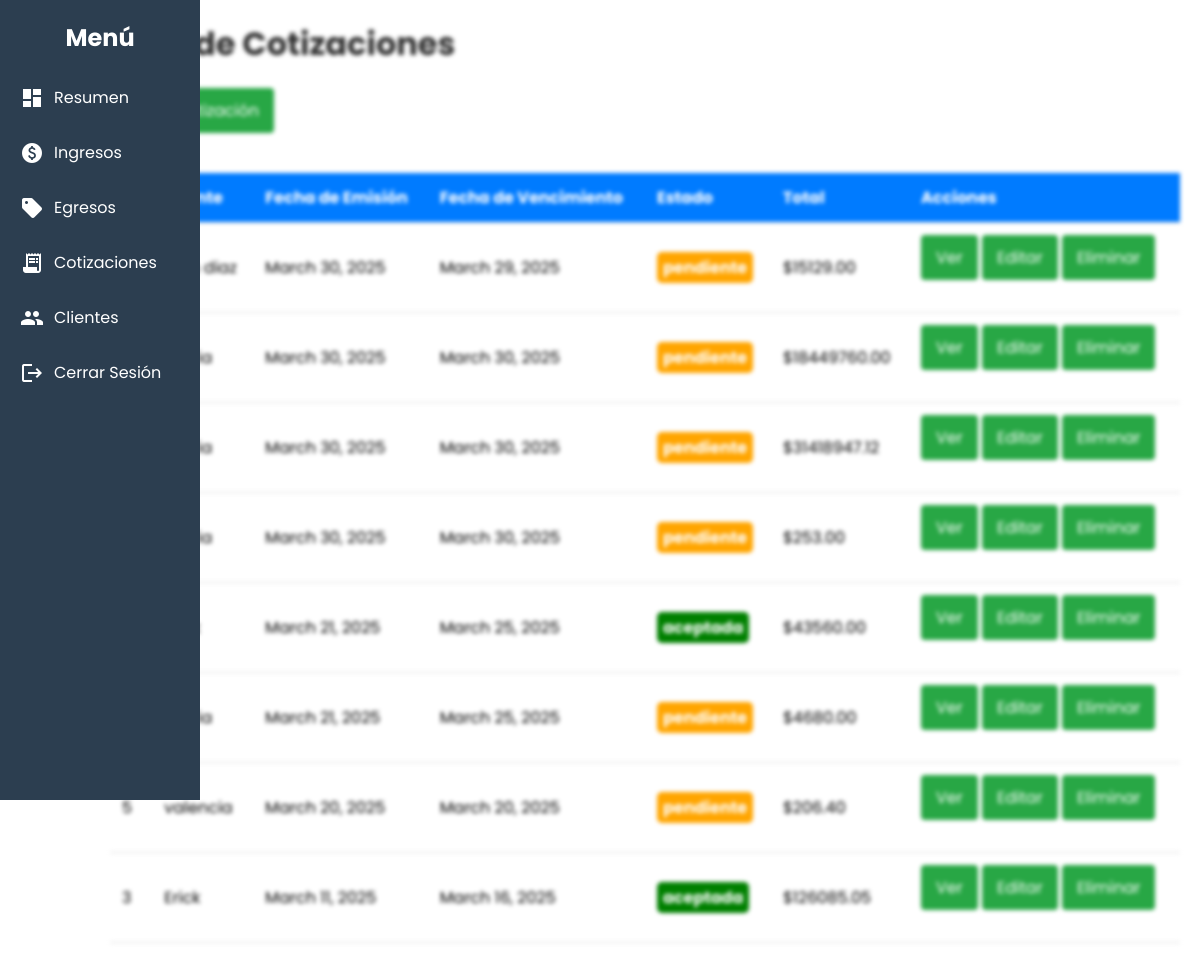
Screenshot of /cotizaciones/ (signed in) with the database file from the repository.
### cotizaciones/models.py (models this page shows, shortened)
class Cotizacion(models.Model):
    ESTADO_CHOICES = [
        ('pendiente', 'Pendiente'),
        ('aceptada', 'Aceptada'),
        ('rechazada', 'Rechazada'),
    ]
    usuario = models.ForeignKey(User, on_delete=models.CASCADE)
    cliente = models.ForeignKey(Cliente, on_delete=models.CASCADE)
    fecha_emision = models.DateField(auto_now_add=True)  # Fecha de emisión
    fecha_vencimiento = models.DateField(default=timezone.now)  # Fecha de vencimiento
    condiciones_pago = models.CharField(max_length=255, blank=True, null=True)  # Condiciones de pago
    estado = models.CharField(max_length=10, choices=ESTADO_CHOICES, default='pendiente')
    subtotal = models.DecimalField(max_digits=10, decimal_places=2, default=0)  # Subtotal
    impuestos = models.DecimalField(max_digits=10, decimal_places=2, default=0)  # Impuestos
    descuentos = models.DecimalField(max_digits=10, decimal_places=2, default=0)  # Descuentos
    total = models.DecimalField(max_digits=10, decimal_places=2, default=0)  # Total
    condiciones_adicionales = models.TextField(blank=True, null=True)  # Condiciones adicionales
    porcentaje_impuestos = models.DecimalField(max_digits=5, decimal_places=2, default=0)  # Porcentaje de impuestos
    porcentaje_descuentos = models.DecimalField(max_digits=5, decimal_places=2, default=0)  # Porcentaje de descuentos

class Cliente(models.Model):
    usuario = models.ForeignKey(User, on_delete=models.CASCADE, null=True, blank=True)
    nombre = models.CharField(max_length=255)
    direccion = models.TextField(blank=True, null=True)  # Nueva dirección del cliente
    telefono = models.CharField(max_length=15, blank=True, null=True)
    email = models.EmailField(unique=True)

### cotizaciones/views.py (the view)
# urls.py: path('', lista_cotizaciones, name='lista_cotizaciones'),
@login_required
def lista_cotizaciones(request):
    cotizaciones = Cotizacion.objects.filter(usuario=request.user).order_by('-fecha_emision')
    return render(request, 'cotizaciones/lista_cotizaciones.html', {'cotizaciones': cotizaciones})

### cotizaciones/templates/cotizaciones/lista_cotizaciones.html (shortened to what this page needs)
{% extends 'finanzas/menu.html' %}
{% block content %}
<h1>Lista de Cotizaciones</h1>
<a href="{% url 'crear_cotizacion' %}" class="btn">Crear Cotización</a>
<table>
    <tr>
        <th>ID</th>
        <th>Cliente</th>
        <th>Fecha de Emisión</th>
        <th>Fecha de Vencimiento</th>
        <th>Estado</th>
        <th>Total</th>
        <th>Acciones</th>
    </tr>
    {% for cotizacion in cotizaciones %}
    <tr>
        <td>{{ cotizacion.id }}</td>
        <td>{{ cotizacion.cliente.nombre }}</td>
        <td>{{ cotizacion.fecha_emision }}</td>
        <td>{{ cotizacion.fecha_vencimiento }}</td>
        <td>
            <span class="{% if cotizacion.estado == 'pendiente' %}pendiente{% elif cotizacion.estado == 'aceptada' %}aceptado{% else %}rechazado{% endif %}">
                {{ cotizacion.estado }}
            </span>
        </td>
        <td>${{ cotizacion.total }}</td>
        <td>
            <a href="{% url 'detalle_cotizacion' cotizacion.id %}" class="btn">Ver</a>
            <a href="{% url 'editar_cotizacion' cotizacion.id %}" class="btn">Editar</a>
            <a href="{% url 'eliminar_cotizacion' cotizacion.id %}" class="btn">Eliminar</a>
        </td>
    </tr>
    {% endfor %}
</table>
{% endblock %}

### usuarios/static/css/menu.css (style rules this page uses)
* { margin: 0px; padding: 0px; box-sizing: border-box; }
:root { --border_btns: 8px; }
body { font-family: "Poppins", sans-serif; margin: 0; padding: 0; display: flex; }
table { width: 100%; border-collapse: collapse; margin-top: 20px; }
th, td { padding: 12px; text-align: left; border-bottom: 1px solid #ddd; }
th { background-color: #007bff; color: #fff; }
a.btn { display: inline-block; padding: 10px 15px; background-color: #28a745; color: #fff; text-decoration: none; border-radius: 4px; margin-bottom: 20px; }

### usuarios/static/css/resumen.css (style rules this page uses)
* { margin: 0px; padding: 0px; box-sizing: border-box; }
:root { --border_btns: 8px; --color_btns: rgb(70, 117, 222); --color_btns_hover: rgb(43, 91, 195); --color_menu: rgb(20, 20, 30); --color_tablero_top: rgb(255, 255, 255); --color_tablero_main: rgb(249, 249, 249); --color_cards: rgb(255, 255, 255); }
body { font-family: "Poppins", sans-serif; margin: 0; padding: 0; }
h1 { color: #333; margin-bottom: 20px; }

### cotizaciones/templates/cotizaciones/lista_cotizaciones.html (style rules this page uses)
.pendiente { background-color: orange; color: white; font-weight: bold; padding: 3px 6px; border-radius: 5px; display: inline-block; }
.aceptado { background-color: green; color: white; font-weight: bold; padding: 3px 6px; border-radius: 5px; display: inline-block; }
table td { vertical-align: middle; }

### rows the page displays
Cotizacion: cliente.nombre "juan diaz", fecha_emision "March 30, 2025", fecha_vencimiento "March 29, 2025", estado "pendiente", total "15129.00"
Cotizacion: fecha_emision "March 30, 2025", fecha_vencimiento "March 30, 2025", estado "pendiente", total "18449760.00"
Cotizacion: fecha_emision "March 30, 2025", fecha_vencimiento "March 30, 2025", estado "pendiente", total "31418947.12"
Cotizacion: fecha_emision "March 30, 2025", fecha_vencimiento "March 30, 2025", estado "pendiente", total "253.00"
Cotizacion: fecha_emision "March 21, 2025", fecha_vencimiento "March 25, 2025", estado "aceptada", total "43560.00"
Cotizacion: fecha_emision "March 21, 2025", fecha_vencimiento "March 25, 2025", estado "pendiente", total "4680.00"
Cotizacion: id "5", cliente.nombre "valencia", fecha_emision "March 20, 2025", fecha_vencimiento "March 20, 2025", estado "pendiente", total "206.40"
Cotizacion: id "3", cliente.nombre "Erick", fecha_emision "March 11, 2025", fecha_vencimiento "March 16, 2025", estado "aceptada", total "126085.05"
